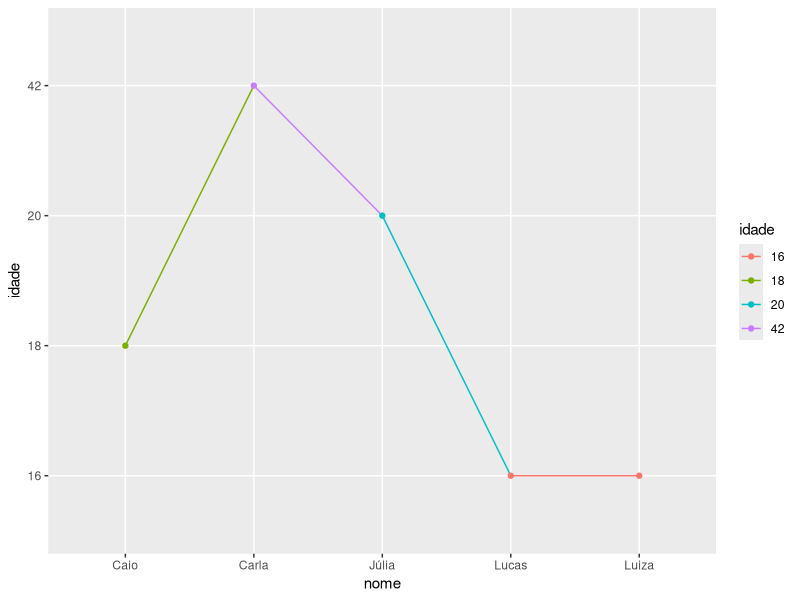

Write the R code that produced this figure.
library(ggplot2)


nome <- c('Caio', 'Júlia', 'Lucas', 'Luiza', 'Carla')
idade <- c(18, 20, 16, 16, 42)
dados <- data.frame(cbind(nome, idade))
ggplot(data = dados, aes(x = nome, y = idade, group='idade', color = idade)) + geom_line() + geom_point()
